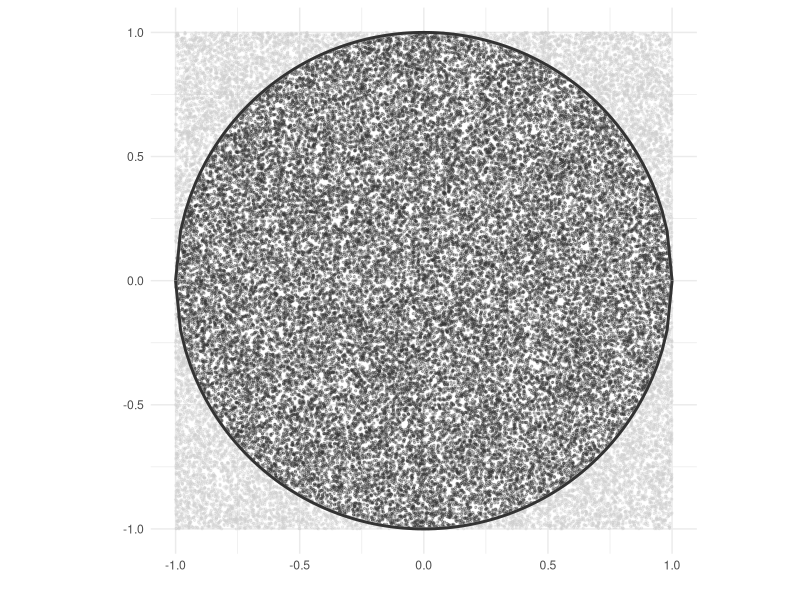
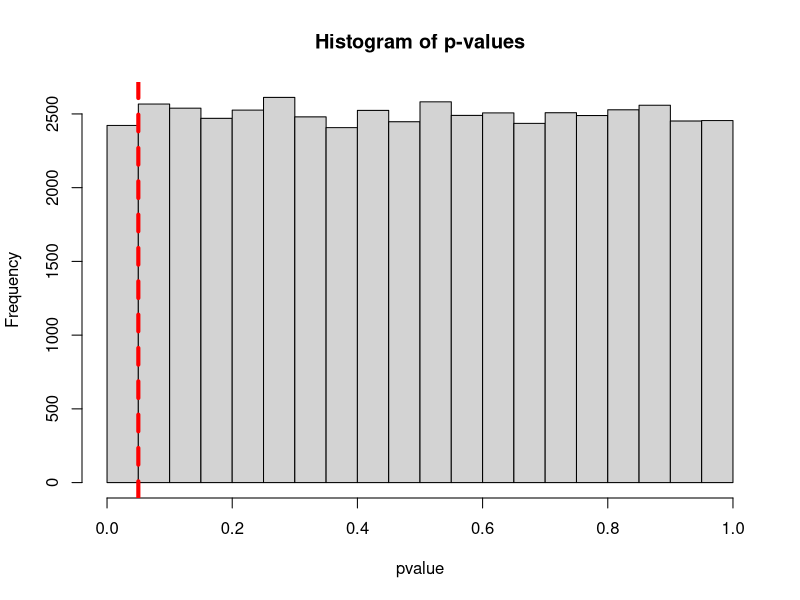
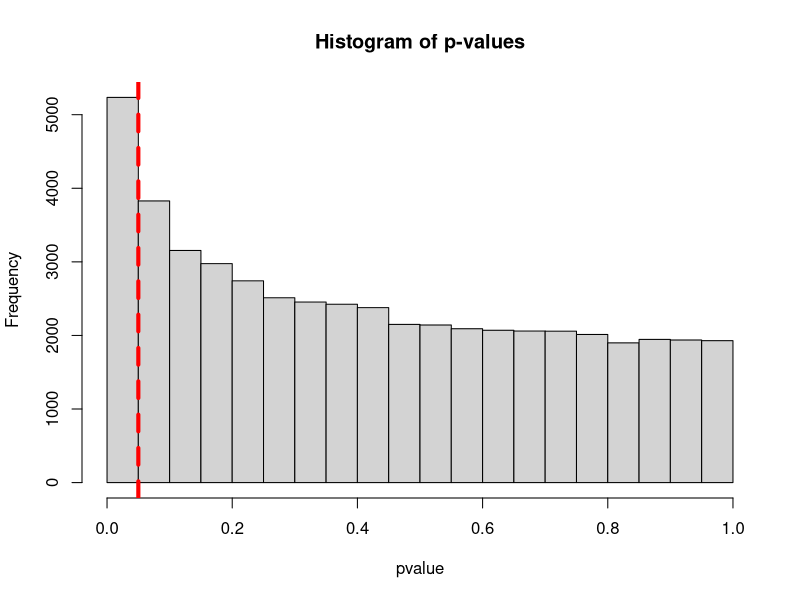
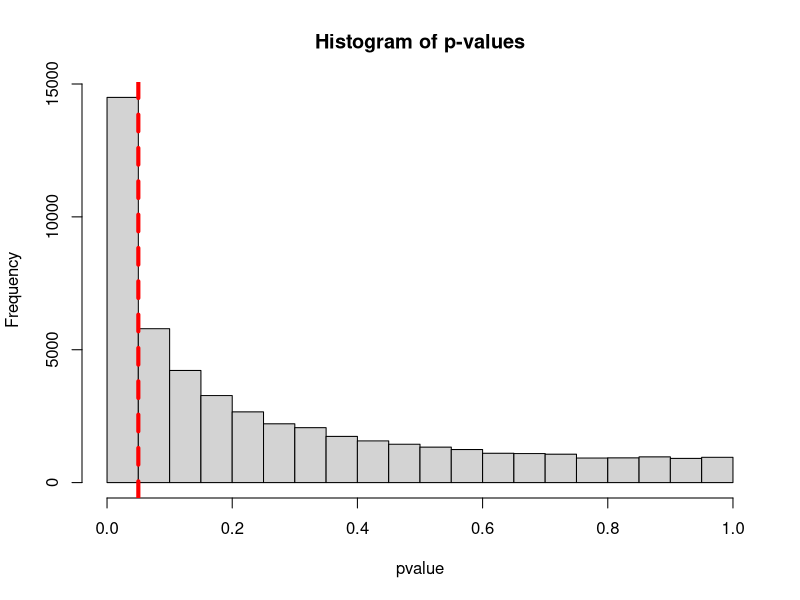

These charts were generated, in order, by the following R code:
## ---- chunk 1
library(ggplot2)
set.seed(123) # Make everything reproducible

n <- 50000

# Generate random coordinates within the unit circle
x <- runif(n, -1, 1)
y <- runif(n, -1, 1)

# Calculate distance from origin
distance <- sqrt(x^2 + y^2)

# Which coordinates fall within the unit circle?
inside <- distance <= 1 # bc the unit circle has radius 1

data <- data.frame(x, y, inside)

ggplot(data, aes(x, y, color = inside)) +
  geom_point(alpha = 0.3, size = 0.5) +
  stat_function(
    fun = function(x) sqrt(1 - x^2),
    xlim = c(-1, 1),
    linewidth = 1
  ) +
  stat_function(
    fun = function(x) -sqrt(1 - x^2),
    xlim = c(-1, 1),
    linewidth = 1
  ) +
  scale_color_manual(
    values = c("TRUE" = "grey20", "FALSE" = "grey80")
  ) +
  coord_fixed() +
  labs(
    x = "",
    y = ""
  ) +
  theme_minimal() +
  theme(
    legend.position = "none"
  )
## ---- chunk 2
set.seed(123) # Make everything reproducible

n <- 50000
pvalue <- NULL

for(i in 1:n) { 
  data = rnorm(50, 5, 1)
  test <- t.test(data, mu=5, alternative = "two.sided")
  
  pvalue[i] <- test$p.value
  }

hist(pvalue, main = "Histogram of p-values") 
abline(v = 0.05, col = "red", lty = 2, lwd = 4)
## ---- chunk 3
set.seed(123) # Make everything reproducible

n <- 50000
pvalue <- NULL

for(i in 1:n) { 
  data = rnorm(50, 5.1, 1)
  test <- t.test(data, mu=5, alternative = "two.sided")
  
  pvalue[i] <- test$p.value
  }

hist(pvalue, main = "Histogram of p-values") 
abline(v = 0.05, col = "red", lty = 2, lwd = 4)
## ---- chunk 4
set.seed(123) # Make everything reproducible

n <- 50000
pvalue <- NULL

for(i in 1:n) { 
  data = rnorm(200, 5.1, 1)
  test <- t.test(data, mu=5, alternative = "two.sided")
  
  pvalue[i] <- test$p.value
  }

hist(pvalue, main = "Histogram of p-values") 
abline(v = 0.05, col = "red", lty = 2, lwd = 4)
